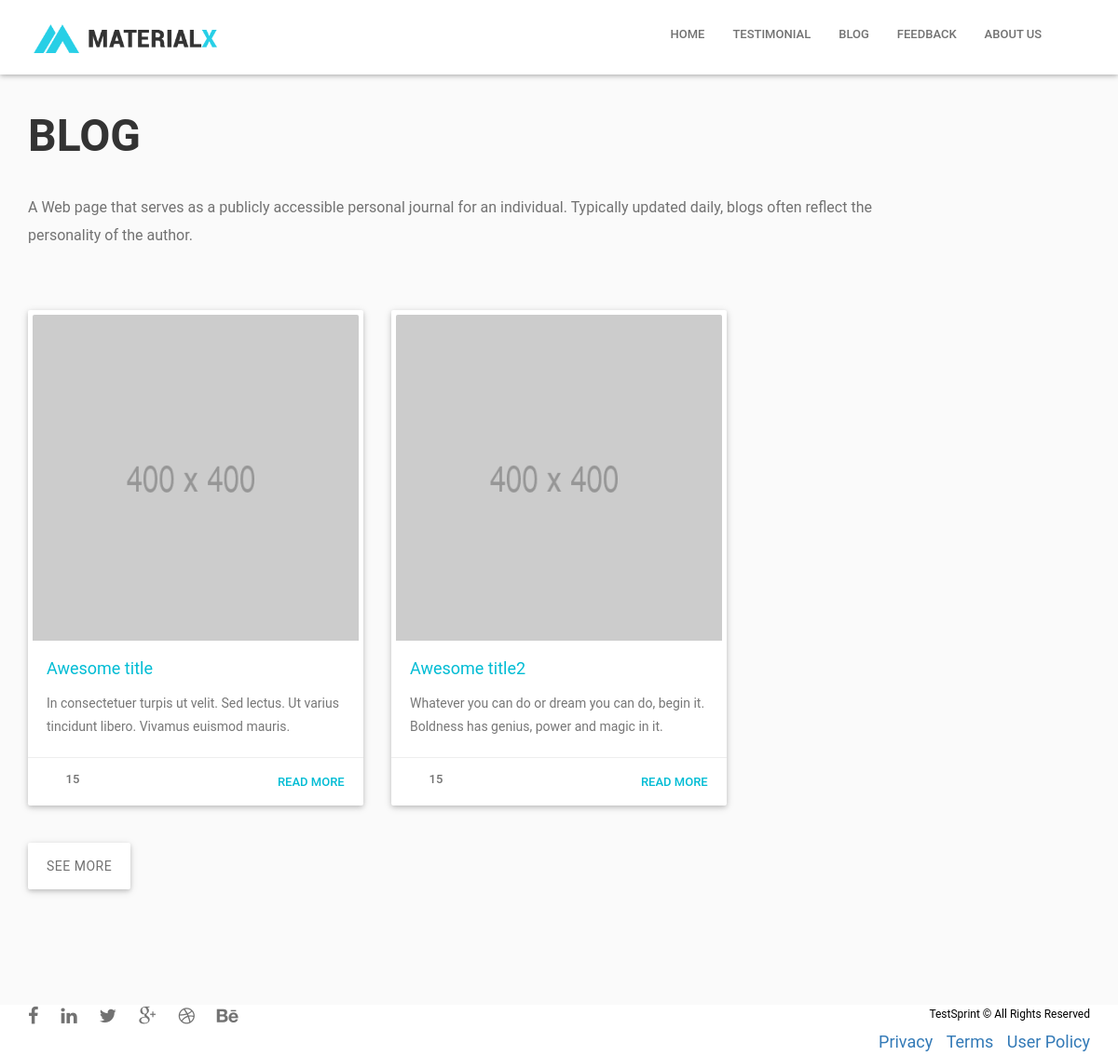
Screenshot of /blog.php with the database file from the repository.
### tables this page shows
CREATE TABLE `blog` (
  `blog_id` int(200) NOT NULL,
  `blog_title` varchar(1000) NOT NULL,
  `date` date NOT NULL,
  `blog_para1` text NOT NULL,
  `blog_desc` text NOT NULL,
  `blog_quote` text NOT NULL,
  `blog_pre` text NOT NULL,
  `blog_smallimage` text NOT NULL,
  `blog_largeimage` text NOT NULL,
  `blogsec_link` int(11) NOT NULL
);

### blog.php (the view, shortened to what this page needs)
<?php
require_once 'dbconfig.php';
$qu = "SELECT * FROM blog";
$check = $test -> query($qu);
?>
<!DOCTYPE html>
<html class="no-js">
<head>
  <link rel="stylesheet" href="https://maxcdn.bootstrapcdn.com/bootstrap/3.3.7/css/bootstrap.min.css">
<link rel="stylesheet" href="assets/css/colors/color1.css">
  <link rel="stylesheet" href="assets/css/normalize.css">
  <link rel="stylesheet" href="assets/font/font-awesome/css/font-awesome.min.css">
  <link rel="stylesheet" href="assets/libs/materialize/css/materialize.min.css" media="screen,projection" />
  <link rel="stylesheet" href="assets/css/bootstrap.css" media="screen,projection" />
  <link rel="stylesheet" href="assets/css/animate.min.css" media="screen,projection" />
  <link rel="stylesheet" href="assets/libs/sweetalert/sweet-alert.css" media="screen,projection" />
  <link rel="stylesheet" href="assets/libs/owl-carousel/owl.carousel.css" media="screen,projection" />
  <link rel="stylesheet" href="assets/libs/owl-carousel/owl.transitions.css" media="screen,projection" />
  <link rel="stylesheet" href="assets/libs/owl-carousel/owl.theme.css" media="screen,projection" />
  <link rel="stylesheet" href="assets/css/main.css">
  <link rel="stylesheet" href="assets/css/responsive.css">
  <link rel="stylesheet" href="assets/css/colors/color1.css">
</head>
<body onclick="document.getElementById('dropdown1').style.display='none'">
  <main id="app" class="main-section">
    <header id="navigation" class="root-sec white nav">
      <div class="container">
        <div class="row">
          <div class="col-sm-12">
            <div class="nav-inner">
              <nav class="primary-nav">
                <div class="clearfix nav-wrapper">
                  <a href="#home" class="left brand-logo menu-smooth-scroll" data-section="#home"><img src="images/logo.png" alt="">
                  </a>
                  <ul class="right static-menu">
                  </ul>
                  <ul class="inline-menu side-nav" id="mobile-demo">
                    <li><a href="index.php" style="text-decoration: none;"><i class="fa fa-user fa-fw"></i>Home</a>
                    </li>
                    <li><a href="testimonial.php" style="text-decoration: none;" ><i class="fa fa-briefcase fa-fw"></i>Testimonial</a>
                    </li>
                    <li><a href="blog.php" style="text-decoration: none;" data-section="#"><i class="fa fa-comments fa-fw"></i>Blog</a>
                    </li>
                    <li><a href="feedback.php" style="text-decoration: none;" data-section="#feed"><i class="fa fa-pencil fa-fw"></i>Feedback</a>
                    </li>
                    <li><a href="aboutus.php" style="text-decoration: none;" data-section="#"><i class="fa fa-user fa-fw"></i>About Us</a>
                    </li>
                  </ul>
                </div>
              </nav>
            </div>
          </div>
        </div>
      </div>
    </header>
    <section id="blog" class="scroll-section root-sec grey lighten-5 padd-tb-120 blog-wrap">
      <div class="container">
        <div class="row">
          <div class="blog-inner">
            <div class="col-sm-12 card-box-wrap">
              <div class="row">
                <div class="clearfix section-head blog-text">
                  <div class="col-sm-10">
                    <h2 class="title">Blog</h2>
                    <p class="regular-text">A Web page that serves as a publicly accessible personal journal for an individual. Typically updated daily, blogs often reflect the personality of the author.</p>
                  </div>
                </div>
                <div class="clearfix card-element-wrapper" id="blog-posts">
                  <?php
                  if ($check -> num_rows > 0) {
                   while($row = $check->fetch_array()){
                  ?>
                  <article class="col-sm-6 col-md-4 single-card-box single-post" id="article-blog">
                    <div class="card wow fadeInUpSmall" data-wow-duration=".7s">
                      <div class="card-image">
                        <div class="card-img-wrap">
                          <div class="blog-post-thumb waves-effect waves-block waves-light">
                            <a href="blogsec.php"><img class="activator" src="<?php echo $row['blog_smallimage'];?>" alt="">
                            </a>
                          </div>
                          <div class="post-body">
                            <a href="blogsec.php" class="post-title-link brand-text"><h2 class="post-title"><?php echo $row['blog_title'];?></h2></a>
                            <p class="post-content"><?php echo $row['blog_para1'];?></p>
                          </div>
                        </div>
                      </div>
                      <div class="clearfix card-content">
                        <a href="#" class="left js-favorite" title="Love this"><i class="mdi-action-favorite"></i><span class="numb">15</span></a>
                        <a href="blogsec.php?blog_id=<?php echo $row['blog_id'];?>" class="brand-text right waves-effect">Read More</a>
                      </div>
                    </div>
                  </article>
                  <?php } } ?>
                </div>
                 <div class="clearfix left-align">
                  <div class="col-sm-12">
                    <a href="blog.php" class="waves-effect waves-light btn-large load-more">See More</a>
                  </div>
                </div>
              </div>
            </div>
          </div>
        </div>
      </div>
                           <div class="section-call-to-area" >
      </div>
    </section>
    <footer id="footer" class="root-sec white root-sec footer-wrap">
      <div class="container">
        <div class="row">
          <div class="col-sm-12">
            <div class="clearfix footer-inner">
              <ul class="left social-icons">
                <li><a href="#" class="tooltips tooltipped facebook" data-position="top" data-delay="50" data-tooltip="Facebook"><i class="fa fa-facebook"></i></a>
                </li>
                <li><a href="#" class="tooltips tooltipped linkedin" data-position="top" data-delay="50" data-tooltip="Linkdin"><i class="fa fa-linkedin"></i></a>
                </li>
                <li><a href="#" class="tooltips tooltipped twitter" data-position="top" data-delay="50" data-tooltip="Twitter"><i class="fa fa-twitter"></i></a>
                </li>
                <li><a href="#" class="tooltips tooltipped google-plus" data-position="top" data-delay="50" data-tooltip="Google Plus"><i class="fa fa-google-plus"></i></a>
                </li>
                <li><a href="#" class="tooltips tooltipped dribbble" data-position="top" data-delay="50" data-tooltip="Dribbble"><i class="fa fa-dribbble"></i></a>
                </li>
                <li><a href="#" class="tooltips tooltipped behance" data-position="top" data-delay="50" data-tooltip="Behance"><i class="fa fa-behance"></i></a>
                </li>
              </ul>
              <div class="right copyright">
                <p>TestSprint &copy; All Rights Reserved</p>
              </div>
              </div>
               <div class="policy">
                <a href="privacy-policy.html" style="margin-left:10px;"><p>Privacy</a>
                <a href="./terms-of-service.html" style="margin-left:10px;">Terms</a>
                <a href="./user-policy.html" style="margin-left:10px;">User Policy</a>
			  </div>
          </div>
        </div>
      </div>
    </footer>
  </main>
</body>
</html>

### assets/css/colors/color1.css (style rules this page uses)
.brand-text { color: #00bcd4 !important; }

### assets/css/responsive.css (style rules this page uses)
@media only screen and (max-width: 1365px) { .side-nav li { margin-left: 30px; } }

### rows the page displays
blog: blog_smallimage (picture), blog_title "Awesome title", blog_para1 "In consectetuer turpis ut velit. Sed lectus. Ut varius tincidunt libero. Vivamus euismod mauris."
blog: blog_smallimage (picture), blog_title "Awesome title2", blog_para1 "Whatever you can do or dream you can do, begin it. Boldness has genius, power and magic in it."
